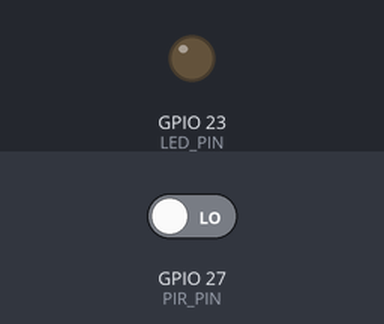
This sketch was run on a simulated ESP32. On the bench: output pins drawn as LEDs (lit = HIGH). The inputs (shaded band) are chosen by the test bench; at power-on: GPIO 27 (PIR_PIN) LOW. What the sketch prints to the serial monitor is not drawn.

Above: at 1.2 s.
1.3 s: GPIO 27 (PIR_PIN) driven HIGH
At 2.1 s:
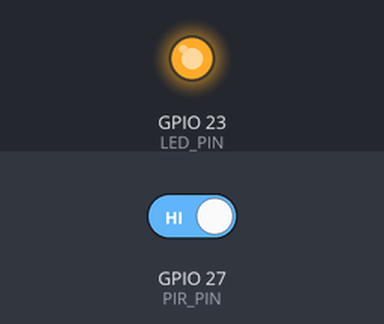
Timing chart, 0 to 4.3 s (numbered marks = the images above; inputs shaded):
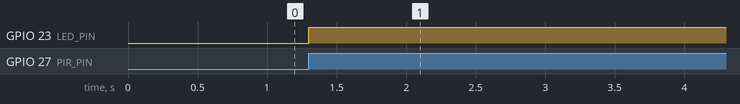

Measured:
- after the input at 1.3 s, GPIO 23 (LED_PIN): LOW → HIGH at once

The sketch:

PIR_Motion_LED.ino
```cpp
const int PIR_PIN = 27;
const int LED_PIN = 23;

unsigned long lastMotionTime = 0;

const unsigned long LED_DELAY = 5000;

void setup() {
  Serial.begin(115200);

  pinMode(PIR_PIN, INPUT);
  pinMode(LED_PIN, OUTPUT);

  digitalWrite(LED_PIN, LOW);

  Serial.println("PIR Motion Sensor Ready!");
}

void loop() {

  int motionState = digitalRead(PIR_PIN);

  if (motionState == HIGH) {

    digitalWrite(LED_PIN, HIGH);

    lastMotionTime = millis();

    Serial.println("Motion Detected! LED ON");

  }

  else {

    if (millis() - lastMotionTime >= LED_DELAY) {

      digitalWrite(LED_PIN, LOW);

    }

  }
}
```
